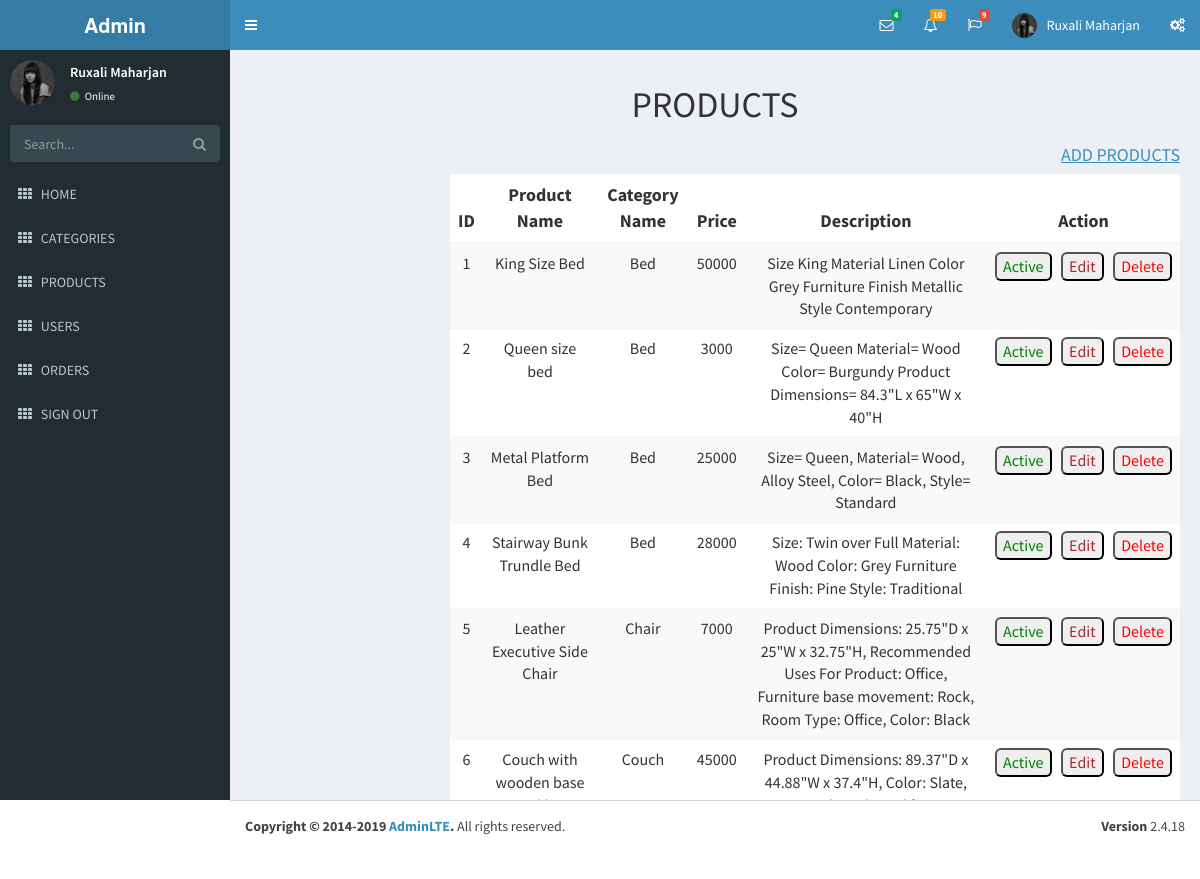
The app's page /admin/productsshow.php (signed in) with its own data.
### tables this page shows
CREATE TABLE `products` (
  `id` int(11) NOT NULL,
  `name` varchar(30) NOT NULL,
  `price` int(11) NOT NULL,
  `image1` varchar(255) NOT NULL,
  `image2` varchar(255) NOT NULL,
  `description` mediumtext NOT NULL,
  `category_id` int(11) NOT NULL,
  `created_at` timestamp NOT NULL DEFAULT current_timestamp(),
  `updated_at` timestamp NOT NULL DEFAULT current_timestamp(),
  `status` int(11) NOT NULL
);

CREATE TABLE `categories` (
  `id` int(11) NOT NULL,
  `name` varchar(255) NOT NULL,
  `image` varchar(255) NOT NULL,
  `created_at` timestamp NOT NULL DEFAULT current_timestamp(),
  `updated_at` timestamp NOT NULL DEFAULT current_timestamp(),
  `status` int(11) NOT NULL,
  `fileurl` varchar(255) NOT NULL
);

### admin/productsshow.php (the view, shortened to what this page needs)
<!DOCTYPE html>
<html>
<?php
 require('../connect.php');
  $sql = "SELECT c.name AS catname, d.* FROM products d JOIN categories c ON d.category_id = c.id ORDER BY d.id";
  $res = mysqli_query($connect,$sql);
?>
<?php
include('adminfiles/head.php')
?>
<body class="hold-transition skin-blue sidebar-mini">
  <div class="wrapper">
    <?php
    include('adminfiles/header.php')
    ?>
    <?php
    include('adminfiles/aside.php');
    ?>
    <div class="content-wrapper">
      <section class="content-header">
        <center>
          <h1>
            PRODUCTS
          </h1>
        </center>
      </section>
      <div class="container">
        <div class="col-md-8 col-md-offset-2">
          <h4 class="text-right"><a href="addProducts.php"><u>ADD PRODUCTS</u></a>
          </h4>
          <table class="table table-striped text-center" style="background-color: white;">
            <thead>
              <tr>
                <th style="font-size: large;">ID</th>
                <th style="font-size: large;">Product Name</th>
                <th style="font-size: large;">Category Name</th>
                <th style="font-size: large;">Price</th>
                <th style="font-size: large;">Description</th>
                <th style="font-size: large;">Action</th>
              </tr>
            </thead>
            <tbody>
              <?php
              while ($row = mysqli_fetch_assoc($res)) { ?>
                <tr>
                  <td style="font-size: medium;"><?php echo $row['id'] ?></td>
                  <td style="font-size: medium;"><?php echo $row['name'] ?></td>
                  <td style="font-size: medium;"><?php echo $row['catname'] ?></td>
                  <td style="font-size: medium;"><?php echo $row['price'] ?></td>
                  <td style="font-size: medium;"><?php echo $row['description'] ?></td>
                  <td style="font-size: medium;">
                  <div class="buttons">
                    <?php
                    if ($row['status'] == 1) {
                      echo "<button style='border-radius:6px;' ><a style='color:green;' href = '?type=status&operation=deactive&id=" . $row['id'] . "'>Active</a></button>&nbsp;&nbsp;&nbsp;";
                    } else {
                      echo "<button style='border-radius:6px;'><a style='color:blue;' href = '?type=status&operation=active&id=" . $row['id'] . " '>Deactive</a></button>&nbsp;&nbsp;&nbsp;";
                    }
                    echo "<button style='border-radius:6px;'><a style='color:brown;' href ='updateProducts.php?id=" . $row['id'] . "'>Edit</a></button>&nbsp;&nbsp;&nbsp;";
                    echo "<button style='border-radius:6px;'><a style='color:red' href = '?type=delete&id=" . $row['id'] . "'>Delete</a></button>";
                    ?>
                    </div>
                  </td>
                </tr>
              <?php } ?>
            </tbody>
          </table>
        </div>
      </div>
    </div>
  </div>
  <?php
  include('adminfiles/footer.php');
  ?>
</body>
</html>

### admin/productsshow.php (style rules this page uses)
.buttons { display: flex; justify-content: center; }

### records on screen
products: id "1", name "King Size Bed", category.name "Bed", price "50000", description "Size King Material Linen Color Grey Furniture Finish Metallic Style Contemporary"
products: id "2", name "Queen size bed", category.name "Bed", price "3000", description "Size= Queen Material= Wood Color= Burgundy Product Dimensions= 84.3\"L x 65\"W x 40\"H"
products: id "3", name "Metal Platform Bed", category.name "Bed", price "25000", description "Size= Queen, Material= Wood, Alloy Steel, Color= Black, Style= Standard"
products: id "4", name "Stairway Bunk Trundle Bed", category.name "Bed", price "28000", description "Size: Twin over Full Material: Wood Color: Grey Furniture Finish: Pine Style: Traditional"
products: id "5", name "Leather Executive Side Chair", category.name "Chair", price "7000", description "Product Dimensions: 25.75\"D x 25\"W x 32.75\"H, Recommended Uses For Product: Office, Furniture base movement: Rock, Room Type: Office, Color: Black"
products: id "6", name "Couch with wooden base…", category.name "Couch", price "45000", description "Product Dimensions: 89.37\"D x 44.88\"W x 37.4\"H, Color: Slate,…"
